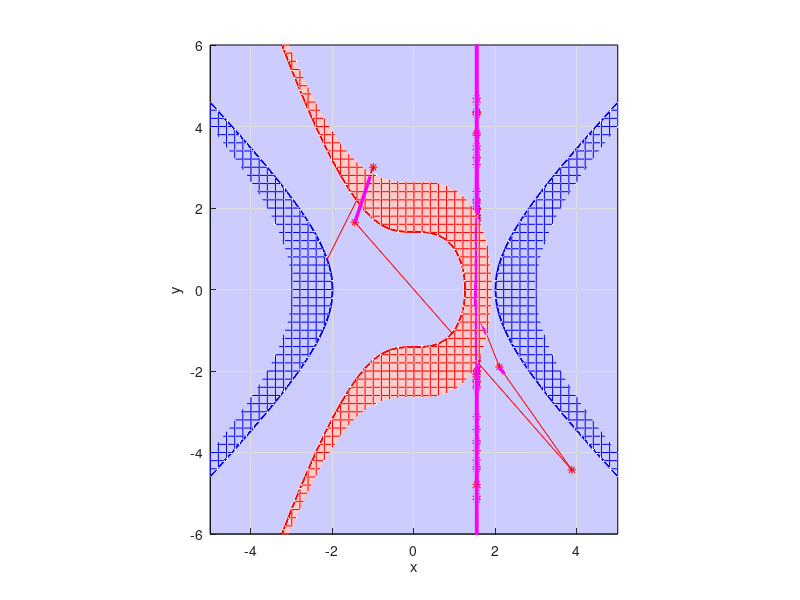

This figure's MATLAB source:

% Niutono metodas
function pagrindine
clc,close all
scrsz = get(0,'ScreenSize')

x=[-5:0.2:5];y=[-6:0.2:6];
Z=pavirsius(@f,x,y);
% [left, bottom, width, height]
fig1=figure(1);set(fig1,'Position',[50 scrsz(4)/1.8 scrsz(3)/3 scrsz(4)/3],'Color','w');
hold on,grid on,axis equal,axis([min(x) max(x) min(y) max(y) 0 5]);view([0 0 1]);xlabel('x'),ylabel('y');
mesh(x,y,Z(:,:,1)','FaceAlpha',0.2,'FaceColor','r','EdgeColor','r');contour(x,y,Z(:,:,1)',[0 0],'LineWidth',1.5,'LineColor','r');
mesh(x,y,Z(:,:,2)','FaceAlpha',0.2,'FaceColor','b','EdgeColor','b');contour(x,y,Z(:,:,2)',[0 0],'LineWidth',1.5,'LineColor','b');
xx=axis; fill([xx(1),xx(1),xx(2),xx(2)],[xx(3),xx(4),xx(4),xx(3)],'b','FaceAlpha',0.2);

eps=1e-5;itmax=200;
% x=[3.5;-8];  % pradinis artinys
x=[-3;-1]
ff=f(x); dff=df(x);
figure(1);plot3(x(1),x(2),0,'b*');line([x(1),x(1)],[x(2),x(2)],[0,ff(1)],'Color','black');
alpha=1   %0.9   %0.8; %  0.5   % zingsnio sumazinimo koeficientas

for iii=1:itmax
    dff=df(x), deltax=-dff\ff; x1=x+alpha*deltax, ff1=f(x1);
figure(1);plot3(x1(1),x1(2),0,'r*');line([x(1),x1(1)],[x(2),x1(2)],[0,0],'Color','red');
line([x(1),x1(1)],[x(2),x1(2)],[ff(1),0*ff1(1)],'Color','magenta','LineWidth',2.5);
line([x1(1),x1(1)],[x1(2),x1(2)],[0,ff1(1)],'Color','black');
    pause;
    tikslumas=norm(deltax)/(norm(x)+norm(deltax));
    
    fprintf(1,'\n iteracija %d  tikslumas %g',iii,tikslumas);
    if tikslumas < eps, fprintf(1,'\n sprendinys x ='); fprintf(1,' %g  ',x);plot3(x(1),x(2),0,'rp'); break;
    elseif iii == itmax,fprintf(1,'\n ****tikslumas nepasiektas. Paskutinis artinys x =  %g',x'); plot3(x(1),x(2),0,'gp'); break;
    end
    x=x1;ff=ff1;    
end
 fprintf(1,'\n');  
    return
end

%   Lygciu sistemos funkcija 
    function fff=f(x)
    fff=[x(1)^3+x(2)^2-2;
         x(1)^2-x(2)^2-4];
    return
    end
    
%  Jakobio matrica
    function dfff=df(x)
        dfff=[2*x(1)^2, 2*x(2);
              2*x(1), -2*x(2)];
    return
    end
    
    function Z=pavirsius(funk,x,y)
    for i=1:length(x)
        for j=1:length(y)
            Z(i,j,1:2)=funk([x(i),y(j)]);
        end
    end
        
    return
    end